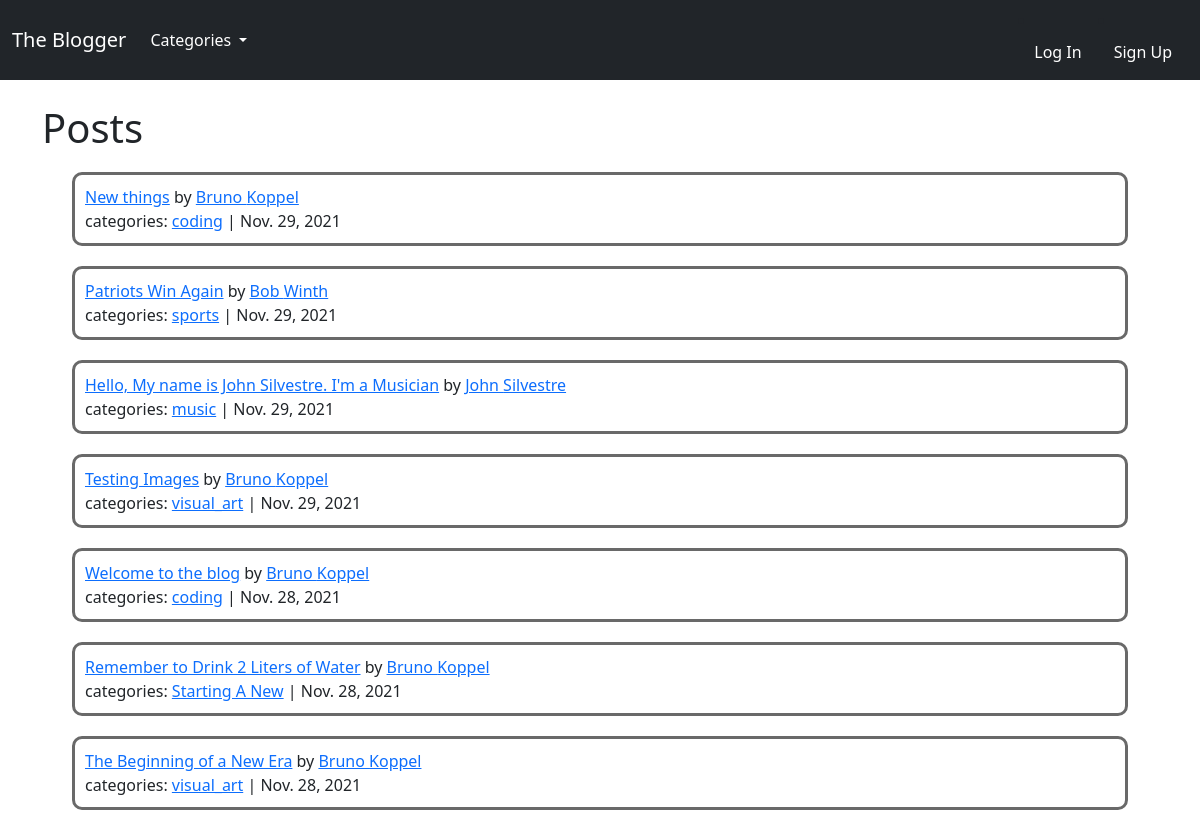
The page / on the database its author committed.
### blogfeed/models.py (models this page shows, shortened)
class Post(models.Model):
    title = models.CharField(max_length=255)
    title_tag = models.CharField(max_length=255, default="the blogger")
    post_date = models.DateField(auto_now_add=True)
    header_image = models.ImageField(
        null=True, blank=True, upload_to="images/")
    author = models.ForeignKey(User, on_delete=models.CASCADE)
    body = RichTextField(blank=True, null=True)
    date_added = models.DateTimeField(auto_now_add=True)
    category = models.CharField(max_length=255, default='uncategorized')
    likes = models.ManyToManyField(User, related_name='blog_post')

### blogfeed/views.py (the view)
# urls.py: path('', HomeView.as_view(), name="home"),
class HomeView(ListView):
    model = Post
    template_name = 'home.html'
    categories = Category.objects.all()
    ordering = ['-post_date']
    def get_context_data(self, *args, **kwargs):
        category_list = Category.objects.all()
        context = super(HomeView, self).get_context_data(*args, **kwargs)
        context["category_list"] = category_list
        return context

### blogfeed/models.py (called while the page is built)
    def __str__(self):
        return self.name

### blogfeed/templates/home.html (shortened to what this page needs)
{% extends 'base.html' %}
{% block content %}
<h1>Posts</h1>
<div style="margin: 10px;">
  {% for post in object_list %}
  <div style="margin: 20px; padding: 10px; border-style: solid; border-radius: 10px; border-color: dimgrey;">
    <a href="{% url 'post_details' post.pk %}">{{ post.title }}</a>
    by
    <a href="{% url 'profile_page' post.author.profile.id %}">{{ post.author.first_name }}
      {{ post.author.last_name }}</a>
    <div>
      categories: <a href="{% url 'category' post.category|slugify %}">{{ post.category }}</a>
      | {{ post.post_date }}
    </div>
  </div>
  {% endfor %}
</div>
{% endblock %}

### rows shown on the page
Post: title "New things", author.first_name "Bruno", author.last_name "Koppel", category "coding", post_date "Nov. 29, 2021"
Post: title "Patriots Win Again", author.first_name "Bob", author.last_name "Winth", category "sports", post_date "Nov. 29, 2021"
Post: title "Hello, My name is John Silvestre. I'm a Musician", author.first_name "John", author.last_name "Silvestre", category "music", post_date "Nov. 29, 2021"
Post: title "Testing Images", author.first_name "Bruno", author.last_name "Koppel", category "visual_art", post_date "Nov. 29, 2021"
Post: title "Welcome to the blog", author.first_name "Bruno", author.last_name "Koppel", category "coding", post_date "Nov. 28, 2021"
Post: title "Remember to Drink 2 Liters of Water", author.first_name "Bruno", author.last_name "Koppel", category "Starting A New", post_date "Nov. 28, 2021"
Post: title "The Beginning of a New Era", author.first_name "Bruno", author.last_name "Koppel", category "visual_art", post_date "Nov. 28, 2021"
